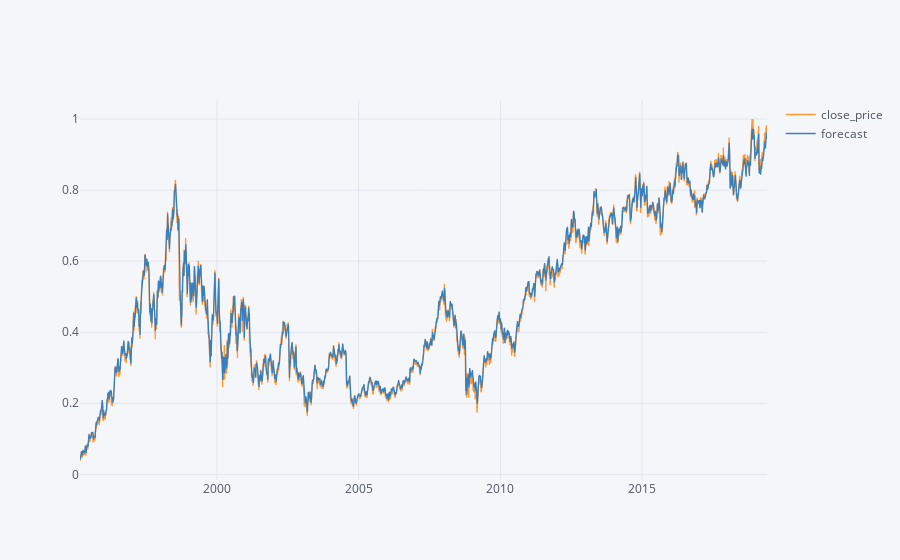

This figure's notebook cell:
### Code cell
cp_df.iplot()

### Figure 1 — Plotly figure (JSON) as saved in the notebook; plotly's stock layout.template omitted (floating-point values rounded to 4 significant figures; data arrays with more than 128 entries replaced by an {"elided": "..."} marker saying what was removed)
{"data": [{"line": {"color": "rgba(255, 153, 51, 1.0)", "dash": "solid", "shape": "linear", "width": 1.3}, "mode": "lines", "name": "close_price", "text": "", "type": "scatter", "uid": "882559ca-cc46-47dd-942a-7ffe213d85e3", "x": {"elided": "8857 str values"}, "y": {"elided": "8857 float values"}}, {"line": {"color": "rgba(55, 128, 191, 1.0)", "dash": "solid", "shape": "linear", "width": 1.3}, "mode": "lines", "name": "forecast", "text": "", "type": "scatter", "uid": "2914f91d-95d8-4bac-93af-8eeb2dba3d3c", "x": {"elided": "8857 str values"}, "y": {"elided": "8857 float values"}}], "layout": {"legend": {"bgcolor": "#F5F6F9", "font": {"color": "#4D5663"}}, "paper_bgcolor": "#F5F6F9", "plot_bgcolor": "#F5F6F9", "title": {"font": {"color": "#4D5663"}}, "xaxis": {"gridcolor": "#E1E5ED", "showgrid": true, "tickfont": {"color": "#4D5663"}, "title": {"font": {"color": "#4D5663"}, "text": ""}, "zerolinecolor": "#E1E5ED"}, "yaxis": {"gridcolor": "#E1E5ED", "showgrid": true, "tickfont": {"color": "#4D5663"}, "title": {"font": {"color": "#4D5663"}, "text": ""}, "zerolinecolor": "#E1E5ED"}}}
